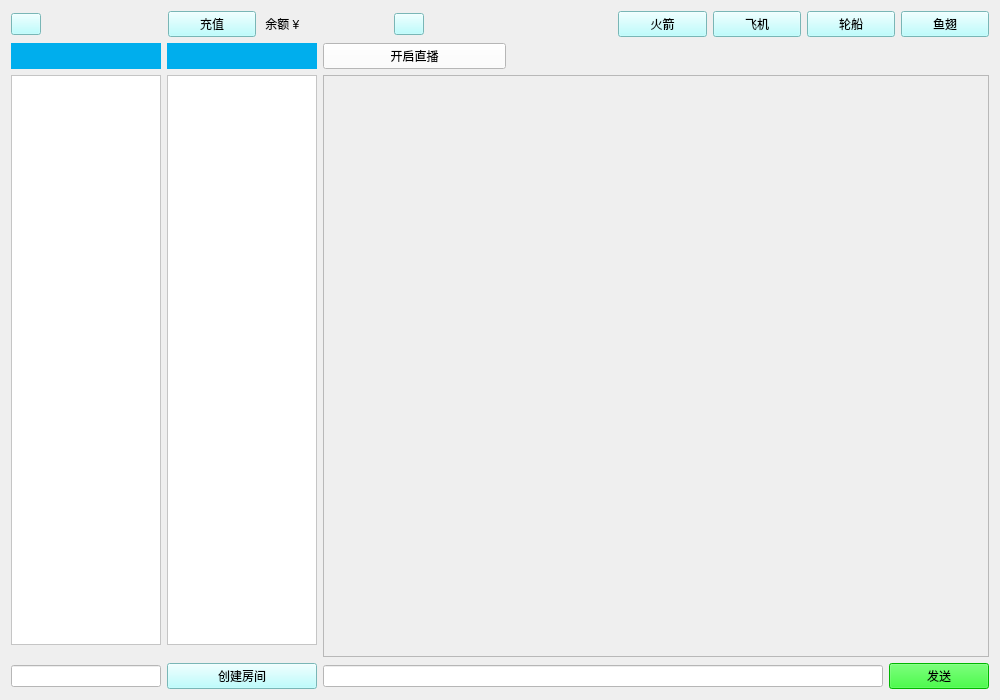
<?xml version="1.0" encoding="UTF-8"?>
<ui version="4.0">
 <class>ChatRoom</class>
 <widget class="QWidget" name="ChatRoom">
  <property name="geometry">
   <rect>
    <x>0</x>
    <y>0</y>
    <width>1000</width>
    <height>700</height>
   </rect>
  </property>
  <property name="minimumSize">
   <size>
    <width>0</width>
    <height>0</height>
   </size>
  </property>
  <property name="maximumSize">
   <size>
    <width>10000</width>
    <height>10000</height>
   </size>
  </property>
  <property name="windowTitle">
   <string>聊天室</string>
  </property>
  <property name="styleSheet">
   <string notr="true"/>
  </property>
  <layout class="QGridLayout" name="gridLayout">
   <item row="6" column="2">
    <widget class="QPushButton" name="pushButton_2">
     <property name="minimumSize">
      <size>
       <width>120</width>
       <height>0</height>
      </size>
     </property>
     <property name="styleSheet">
      <string notr="true">background-color: rgb(170, 255, 255);
color: rgb(0, 0, 0);</string>
     </property>
     <property name="text">
      <string>创建房间</string>
     </property>
    </widget>
   </item>
   <item row="6" column="6">
    <widget class="QPushButton" name="inputbtn">
     <property name="maximumSize">
      <size>
       <width>100</width>
       <height>200</height>
      </size>
     </property>
     <property name="styleSheet">
      <string notr="true">background-color: rgb(0, 255, 0);
color: rgb(0, 0, 0);</string>
     </property>
     <property name="text">
      <string>发送</string>
     </property>
    </widget>
   </item>
   <item row="3" column="3" rowspan="3" colspan="4">
    <widget class="QTextEdit" name="techat">
     <property name="enabled">
      <bool>false</bool>
     </property>
     <property name="styleSheet">
      <string notr="true"/>
     </property>
    </widget>
   </item>
   <item row="2" column="2">
    <widget class="QLabel" name="label_2">
     <property name="styleSheet">
      <string notr="true">image: url(:/new/prefix1/image/chengyuanlist.png);

background-color: rgb(0, 174, 237);</string>
     </property>
     <property name="text">
      <string/>
     </property>
    </widget>
   </item>
   <item row="2" column="1">
    <widget class="QLabel" name="label">
     <property name="styleSheet">
      <string notr="true">background-color: rgb(0, 174, 237);
image: url(:/new/prefix1/image/liaotianlist.png);
color: rgb(0, 0, 0);</string>
     </property>
     <property name="text">
      <string/>
     </property>
    </widget>
   </item>
   <item row="3" column="2">
    <widget class="QListWidget" name="lwUser">
     <property name="minimumSize">
      <size>
       <width>150</width>
       <height>0</height>
      </size>
     </property>
     <property name="maximumSize">
      <size>
       <width>150</width>
       <height>16777215</height>
      </size>
     </property>
     <property name="styleSheet">
      <string notr="true">background-color: rgb(255, 255, 255);</string>
     </property>
    </widget>
   </item>
   <item row="6" column="1">
    <widget class="QLineEdit" name="lineEdit_2">
     <property name="minimumSize">
      <size>
       <width>150</width>
       <height>0</height>
      </size>
     </property>
     <property name="maximumSize">
      <size>
       <width>150</width>
       <height>16777215</height>
      </size>
     </property>
     <property name="styleSheet">
      <string notr="true">background-color: rgb(255, 255, 255);</string>
     </property>
    </widget>
   </item>
   <item row="3" column="1">
    <widget class="QListWidget" name="chatroom">
     <property name="minimumSize">
      <size>
       <width>150</width>
       <height>0</height>
      </size>
     </property>
     <property name="maximumSize">
      <size>
       <width>150</width>
       <height>16777215</height>
      </size>
     </property>
     <property name="styleSheet">
      <string notr="true">background-color: rgb(255, 255, 255);
gridline-color: rgb(170, 255, 255);
selection-background-color: rgb(0, 0, 0);</string>
     </property>
    </widget>
   </item>
   <item row="0" column="1" rowspan="2" colspan="6">
    <layout class="QHBoxLayout" name="horizontalLayout">
     <item>
      <widget class="QPushButton" name="quitbtn">
       <property name="minimumSize">
        <size>
         <width>30</width>
         <height>0</height>
        </size>
       </property>
       <property name="maximumSize">
        <size>
         <width>30</width>
         <height>16777215</height>
        </size>
       </property>
       <property name="styleSheet">
        <string notr="true">background-color: rgb(170, 255, 255);
color: rgb(0, 0, 0);</string>
       </property>
       <property name="text">
        <string/>
       </property>
       <property name="icon">
        <iconset resource="image.qrc">
         <normaloff>:/new/prefix1/image/quit.png</normaloff>
         <normalon>:/new/prefix1/image/quit.png</normalon>
         <selectedoff>:/new/prefix1/image/quit.png</selectedoff>
         <selectedon>:/new/prefix1/image/quit.png</selectedon>:/new/prefix1/image/quit.png</iconset>
       </property>
       <property name="iconSize">
        <size>
         <width>20</width>
         <height>20</height>
        </size>
       </property>
      </widget>
     </item>
     <item>
      <widget class="QLabel" name="label_5">
       <property name="minimumSize">
        <size>
         <width>115</width>
         <height>0</height>
        </size>
       </property>
       <property name="maximumSize">
        <size>
         <width>150</width>
         <height>16777215</height>
        </size>
       </property>
       <property name="text">
        <string/>
       </property>
      </widget>
     </item>
     <item>
      <widget class="QPushButton" name="pushButton">
       <property name="styleSheet">
        <string notr="true">background-color: rgb(170, 255, 255);
color: rgb(0, 0, 0);</string>
       </property>
       <property name="text">
        <string>充值</string>
       </property>
      </widget>
     </item>
     <item>
      <widget class="QLabel" name="label_3">
       <property name="maximumSize">
        <size>
         <width>60</width>
         <height>16777215</height>
        </size>
       </property>
       <property name="styleSheet">
        <string notr="true">color: rgb(0, 0, 0);</string>
       </property>
       <property name="text">
        <string> 余额 ¥</string>
       </property>
      </widget>
     </item>
     <item>
      <widget class="QLabel" name="label_4">
       <property name="minimumSize">
        <size>
         <width>20</width>
         <height>0</height>
        </size>
       </property>
       <property name="maximumSize">
        <size>
         <width>60</width>
         <height>16777215</height>
        </size>
       </property>
       <property name="styleSheet">
        <string notr="true">color: rgb(0, 0, 0);</string>
       </property>
       <property name="text">
        <string/>
       </property>
      </widget>
     </item>
     <item>
      <widget class="QPushButton" name="pushButton_3">
       <property name="maximumSize">
        <size>
         <width>30</width>
         <height>16777215</height>
        </size>
       </property>
       <property name="styleSheet">
        <string notr="true">background-color: rgb(170, 255, 255);
color: rgb(0, 0, 0);</string>
       </property>
       <property name="text">
        <string/>
       </property>
       <property name="icon">
        <iconset resource="image.qrc">
         <normaloff>:/new/prefix1/image/刷新.png</normaloff>:/new/prefix1/image/刷新.png</iconset>
       </property>
       <property name="iconSize">
        <size>
         <width>20</width>
         <height>20</height>
        </size>
       </property>
      </widget>
     </item>
     <item>
      <widget class="QLabel" name="label_6">
       <property name="text">
        <string/>
       </property>
      </widget>
     </item>
     <item>
      <widget class="QLabel" name="label_7">
       <property name="text">
        <string/>
       </property>
      </widget>
     </item>
     <item>
      <widget class="QPushButton" name="rocket">
       <property name="styleSheet">
        <string notr="true">background-color: rgb(170, 255, 255);
color: rgb(0, 0, 0);</string>
       </property>
       <property name="text">
        <string>火箭</string>
       </property>
      </widget>
     </item>
     <item>
      <widget class="QPushButton" name="flower">
       <property name="styleSheet">
        <string notr="true">background-color: rgb(170, 255, 255);
color: rgb(0, 0, 0);</string>
       </property>
       <property name="text">
        <string>飞机</string>
       </property>
      </widget>
     </item>
     <item>
      <widget class="QPushButton" name="good">
       <property name="styleSheet">
        <string notr="true">background-color: rgb(170, 255, 255);
color: rgb(0, 0, 0);</string>
       </property>
       <property name="text">
        <string>轮船</string>
       </property>
      </widget>
     </item>
     <item>
      <widget class="QPushButton" name="FbBtn">
       <property name="styleSheet">
        <string notr="true">background-color: rgb(170, 255, 255);
color: rgb(0, 0, 0);</string>
       </property>
       <property name="text">
        <string>鱼翅</string>
       </property>
      </widget>
     </item>
    </layout>
   </item>
   <item row="6" column="3" colspan="3">
    <widget class="QLineEdit" name="leinput">
     <property name="styleSheet">
      <string notr="true">background-color: rgb(255, 255, 255);</string>
     </property>
    </widget>
   </item>
   <item row="2" column="3">
    <widget class="QPushButton" name="startinput">
     <property name="styleSheet">
      <string notr="true">color: rgb(0, 0, 0);
background-color: rgb(255, 255, 255);</string>
     </property>
     <property name="text">
      <string>开启直播</string>
     </property>
    </widget>
   </item>
  </layout>
  <zorder>startinput</zorder>
  <zorder>inputbtn</zorder>
  <zorder>label_2</zorder>
  <zorder>leinput</zorder>
  <zorder>label</zorder>
  <zorder>pushButton_2</zorder>
  <zorder>lwUser</zorder>
  <zorder>lineEdit_2</zorder>
  <zorder>chatroom</zorder>
  <zorder>techat</zorder>
 </widget>
 <resources>
  <include location="image.qrc"/>
 </resources>
 <connections/>
</ui>
